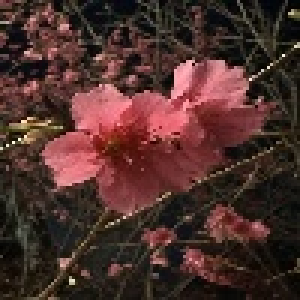
#> input picture A1_transformed/0001.jpg, 100 x 100 px (shown 3 times larger)
$ jupyter execute --allow-errors MP2.ipynb
#> lines starting #> are read from the running program, lines starting #| are printed output that depends on the picture; after the words box and inside, x2 and y2 are one past the last pixel; in counts of white or black regions, pixels touching at a corner belong together
### Machine Project 2 - Color Transformations
**IMAGPRO - S11**

*Group Members:*
- Agustines, Alfred Bastin
- De Leon, Allan David
- Depasucat, Michael Angelo
- Marquez, Vincent Alvin
- Padilla, Kai Hiori

---

#### **Import Dependencies and Configurations**

[cell 1]
import cv2
import numpy as np
import matplotlib.pyplot as plt
import os
import random
from glob import glob
import matplotlib.colors as mcolors

# ==============================
# Directory Configuration (Relative Paths)
# ==============================
# Each action item writes to its own folder so outputs can be compared side-by-side.

DATASET_DIR      = 'dataset/flowers_dataset'
TRANSFORMED_DIR  = 'A1_transformed'           # Item 1 output
CLEANED_DIR      = 'A2_cleaned'               # Item 2 output
ENHANCED_EXP_DIR = 'A3_enhanced/exposure'     # Item 3 output — gamma correction only
ENHANCED_SAT_DIR = 'A3_enhanced/saturation'   # Item 3 output — gamma + saturation (final)
BASE_AUG_DIR     = 'A4_augmented/exposure'    # Item 4 output
BASE_AUG_DIR2    = 'A4_augmented/saturation'  # Item 4 output

for d in [TRANSFORMED_DIR, CLEANED_DIR, ENHANCED_EXP_DIR, ENHANCED_SAT_DIR]:
    os.makedirs(d, exist_ok=True)

aug_subfolders = ['patch', 'shift', 'rotate', 'flip', 'sat_increase', 'sat_decrease']
for folder in aug_subfolders:
    os.makedirs(os.path.join(BASE_AUG_DIR, folder), exist_ok=True)
    os.makedirs(os.path.join(BASE_AUG_DIR2, folder), exist_ok=True)

# ==============================
# Augmentation Parameters (from MP1)
# ==============================
P_SIZE      = (25, 25)        # Black patch size (width, height)
S_TX, S_TY  = 20, 20          # Shift offsets
ROT_A       = 30              # Rotation angle (degrees)
FLIP_A      = 'horizontal'    # Flip mode

# ==============================
# Enhancement Parameters (Manual Selection)
# ==============================
# After running the "Inspect Dataset Stats" cell, set these to the
# filenames of the brightest and most saturated images in A2_cleaned/
BRIGHTEST_IMAGE      = '0020.jpg'   # <-- update after inspecting stats
MOST_SATURATED_IMAGE = '0003.jpg'   # <-- update after inspecting stats

# Saturation augmentation scale factors
SAT_INCREASE = 1.5   # 50% saturation boost
SAT_DECREASE = 0.5   # 50% saturation reduction

#### **Action Item 1: Information Extraction**

Given the image dataset:
- Reshape the images to `(100, 100, 3)`
- Save the transformed images as JPEG files in a separate directory
- Create a histogram for the following channels: **Reds, Greens, Blues, Hues, Saturations, Intensities**

[cell 2]
# Collect all images from the dataset folder
image_extensions = ['*.jpg', '*.jpeg', '*.png', '*.jfif']
image_files = []
for ext in image_extensions:
    image_files.extend(glob(os.path.join(DATASET_DIR, ext)))
#> pass 2 of the loop `for ext in image_extensions:`:
#> pass 3 of the loop `for ext in image_extensions:`:
#> the loop made 4 passes; the first 3 are shown
image_files = sorted(image_files)

formatted_images = []
failed_images = []

for fpath in image_files:
    img = cv2.imread(fpath)
    if img is not None:
        resized = cv2.resize(img, (100, 100))    # Reshape to (100, 100, 3)
        fname = os.path.splitext(os.path.basename(fpath))[0] + '.jpg'
        cv2.imwrite(os.path.join(TRANSFORMED_DIR, fname), resized)
        formatted_images.append(resized)
    else:
        failed_images.append(os.path.basename(fpath))

print(f"Successfully formatted {len(formatted_images)} images → saved to '{TRANSFORMED_DIR}'")
if failed_images:
    print(f"Failed to read {len(failed_images)} images: {failed_images}")

#### **Action Item 1 (continued): Channel Histograms**

Aggregate histograms are computed across all images for the six channels:
- **RGB space:** Red, Green, Blue
- **HSV space:** Hue, Saturation, Value (Intensity)

> OpenCV stores Hue in the range `[0, 179]` — multiply by 2 for the standard `[0°, 360°]` scale.

[cell 3]
agg = {ch: np.zeros(256 if ch != 'H' else 180) for ch in ['R', 'G', 'B', 'H', 'S', 'V']}

for img in formatted_images:
    hsv = cv2.cvtColor(img, cv2.COLOR_BGR2HSV)
    agg['R'] += cv2.calcHist([img], [2], None, [256], [0, 256]).flatten()
    agg['G'] += cv2.calcHist([img], [1], None, [256], [0, 256]).flatten()
    agg['B'] += cv2.calcHist([img], [0], None, [256], [0, 256]).flatten()
    agg['H'] += cv2.calcHist([hsv],  [0], None, [180], [0, 180]).flatten()
    agg['S'] += cv2.calcHist([hsv],  [1], None, [256], [0, 256]).flatten()
    agg['V'] += cv2.calcHist([hsv],  [2], None, [256], [0, 256]).flatten()

fig, axes = plt.subplots(2, 3, figsize=(15, 8))
fig.suptitle('Aggregate Channel Histograms (All Images)', fontsize=14, fontweight='bold')

channel_cfg = [
    ('R', 'Reds',        'red'),
    ('G', 'Greens',      'green'),
    ('B', 'Blues',       'blue'),
    ('H', 'Hues',        'purple'),
    ('S', 'Saturations', 'orange'),
    ('V', 'Intensities', 'gray'),
]

for ax, (key, title, color) in zip(axes.flatten(), channel_cfg):
    hist = agg[key]
    ax.plot(hist, color=color, linewidth=1.2)
    ax.fill_between(range(len(hist)), hist, alpha=0.25, color=color)
    ax.set_title(title, fontsize=12)
    ax.set_xlabel('Pixel Value')
    ax.set_ylabel('Frequency')
    ax.set_xlim([0, len(hist)])
    ax.grid(True, alpha=0.3)

plt.tight_layout()
plt.show()
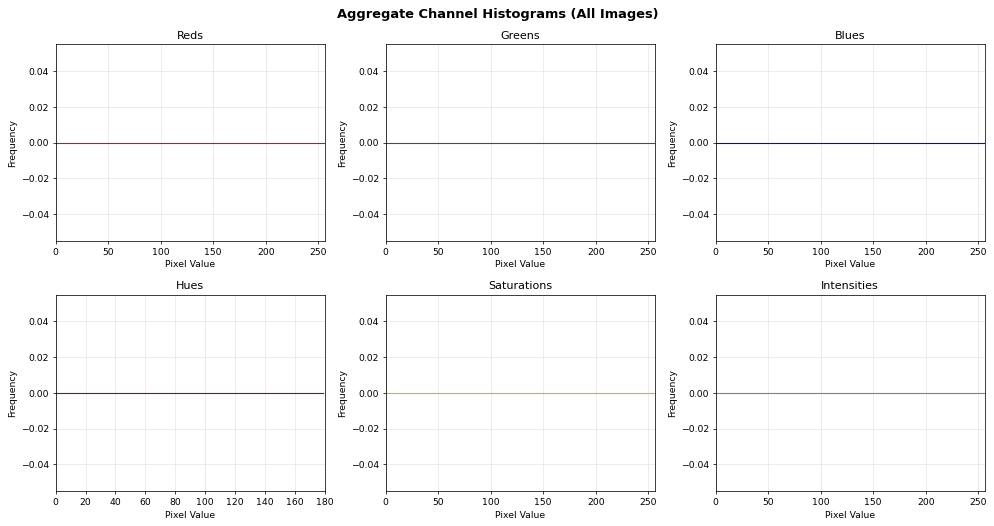
#> figure drawn by matplotlib, 6 panels
print("Note: Hue values in OpenCV are halved (0–179); multiply by 2 for standard 0–360° scale.\n")


# RGB Computation
#> (the rest of this cell did not finish here and is left out)

#### **Guide Questions — Action Item 1:**

1. In the RGB space, which channel is most likely to be observed for all images?
- In the RGB space, the red channel is the most dominant across all images, as supported by the extracted mean intensity values where red (132.37) is higher than green (116.45) and blue (97.31). This indicates that, on average, pixels in the dataset contain stronger red components compared to the other channels. Since RGB is an additive color model, higher channel intensity corresponds to a stronger presence of that color in the image. The dominance of red is consistent with the nature of the dataset, majority of which contains pink flowers, as pink is primarily composed of high red values combined with smaller amounts of blue and minimal green. This aligns with how RGB represents color through varying intensities of red, green, and blue light, where increasing red intensity directly contributes to reddish or pinkish tones *(Difference Between RGB, CMYK, HSV, and YIQ Color Models, 2021)*. Therefore, both the statistical data and the expected color composition confirm that the red channel is the most prominent.

2. In the HSV space, which top three hues are most likely to be observed for all images?
- In the HSV space, the three most frequently observed hues based on the extracted statistics are 346°, 0°, and 208°. These correspond respectively to magenta/pink, red, and a blue-cyan region on the color wheel. In the HSV model, hue is represented as an angle from 0° to 360°, where 0° corresponds to red and values near 300°–360° correspond to magenta *(HSV (Hue, Saturation, and Value), n.d.) (HSV Color Model in Computer Graphics, 2022)*. The presence of 346° indicates a strong concentration of pink or magenta tones, which is expected given the dataset of pink flowers. The second most frequent hue, 0°, reinforces the dominance of red tones, likely due to highlights or variations in petal coloration. The third hue, 208°, falls within the blue-cyan range, which can be attributed to background elements such as sky, shadows, or foliage contrast. Since hue values are distributed along a circular spectrum, it is common for natural images to exhibit multiple dominant hues due to variations in lighting and scene composition. Thus, the observed hues: magenta (346°), red (0°), and blue-cyan (208°), accurately reflect both the subject (pink flowers) and the environmental context of the images.

#### **Action Item 2: Data Cleaning**

Develop a function that attains the following:
- Remove all images that are taken **during the night**
- Remove all images that are **not pink flowers**

[cell 4]
# ==============================
# Night Detection
# ==============================
# Strategy: images taken at night have a very low overall brightness.
NIGHT_V_THRESHOLD = 85

def is_night_image(img_bgr, threshold=NIGHT_V_THRESHOLD):
    """Return True if the image is likely taken at night (low mean brightness)."""
    hsv = cv2.cvtColor(img_bgr, cv2.COLOR_BGR2HSV)
    return float(np.mean(hsv[:, :, 2])) < threshold

# ==============================
# Pink Flower Detection
# ==============================
# Strategy: pink/magenta hues in OpenCV HSV occupy H ∈ [140, 175]
# (equivalent to ~280–350° on the standard 0–360° scale).
# If the fraction of qualifying "pink" pixels exceeds 5% of the image area,
# the image is classified as containing a pink flower.
HUE_LOW, HUE_HIGH = 140, 175
SAT_MIN           = 40
PINK_RATIO_MIN    = 0.05

def is_pink_flower(img_bgr, hue_low=HUE_LOW, hue_high=HUE_HIGH,
                   sat_min=SAT_MIN, min_ratio=PINK_RATIO_MIN):
    """Return True if the image contains a sufficient proportion of pink pixels."""
    hsv   = cv2.cvtColor(img_bgr, cv2.COLOR_BGR2HSV)
    lower = np.array([hue_low, sat_min, 30])
    upper = np.array([hue_high, 255, 255])
    mask  = cv2.inRange(hsv, lower, upper)
    ratio = np.sum(mask > 0) / (img_bgr.shape[0] * img_bgr.shape[1])
    return ratio >= min_ratio

# ==============================
# Apply Cleaning to Transformed Dataset
# ==============================
transformed_files = sorted(glob(os.path.join(TRANSFORMED_DIR, '*.jpg')))
kept, removed_night, removed_non_pink = [], [], []

for fpath in transformed_files:
    img   = cv2.imread(fpath)
#> img is the input picture: shape (100, 100, 3); mean B, G, R 43.3, 47.8, 76.9
    fname = os.path.basename(fpath)

    if is_night_image(img):
#> in is_night_image, `hsv = cv2.cvtColor(img_bgr, cv2.COLOR_BGR2HSV)`: hsv: shape (100, 100, 3); mean H, S, V 43.4, 115.8, 77.1
        removed_night.append(fname)
        continue

    if not is_pink_flower(img):
        removed_non_pink.append(fname)
        continue

    cv2.imwrite(os.path.join(CLEANED_DIR, fname), img)
    kept.append(fname)
#> pass 2 of the loop `for fpath in transformed_files:`:
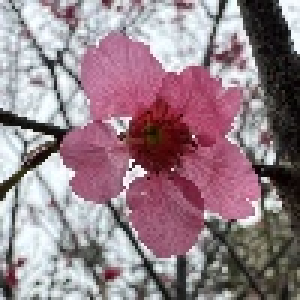
#> input picture A1_transformed/0002.jpg, 100 x 100 px (shown 3 times larger)
#> img is the input picture: shape (100, 100, 3); mean B, G, R 136.6, 128, 149.6
#> in is_pink_flower, `mask  = cv2.inRange(hsv, lower, upper)`:
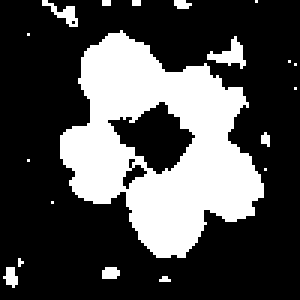
#> mask: shape (100, 100) (shown 3 times larger); 29.7% white; 19 white regions (14 under 20 px), largest, box (x1, y1, x2, y2) and area: (20, 10, 88, 86) 2773, (69, 12, 82, 23) 60, (14, 0, 26, 9) 40, (1, 89, 6, 96) 23, (34, 89, 40, 93) 21
#> ratio = 0.297
#> pass 3 of the loop `for fpath in transformed_files:`:
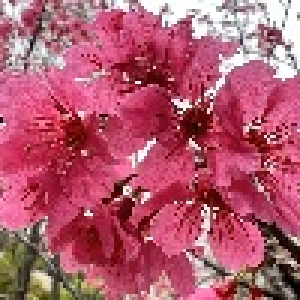
#> input picture A1_transformed/0003.jpg, 100 x 100 px (shown 3 times larger)
#> img is the input picture: shape (100, 100, 3); mean B, G, R 109.9, 89.2, 178.4
#> in is_pink_flower (call 2), `mask  = cv2.inRange(hsv, lower, upper)`:
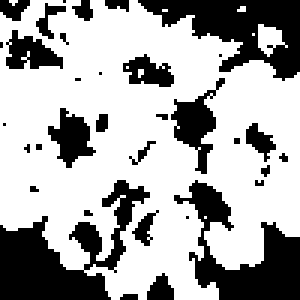
#> mask: shape (100, 100) (shown 3 times larger); 66.7% white; 34 black regions (19 under 20 px), largest, box (x1, y1, x2, y2) and area: (0, 60, 50, 100) 858, (46, 0, 100, 27) 717, (58, 60, 100, 100) 691
#> ratio = 0.667
#> the loop made 4 passes; the first 3 are shown

print(f"Kept               : {len(kept)} → {kept}")
print(f"Removed (night)    : {len(removed_night)} → {removed_night}")
print(f"Removed (non-pink) : {len(removed_non_pink)} → {removed_non_pink}")

#### **Guide Questions — Action Item 2:**

1. What mathematical or statistical bases have you considered when developing your function?
- The development of the data cleaning function is based on several mathematical and statistical principles, particularly those related to pixel distribution and classification. For nighttime detection, one key concept used is the mean, specifically the average value of the V (intensities) channel in HSV space, which represents the overall brightness of an image. This aligns with statistical analysis where the mean serves as a measure of central tendency. Thresholding is also applied to this, where predefined cutoff values are used to classify images as either nighttime or daytime based on brightness levels.

   On the identification of images with a pink flower, the method uses pixel proportion by computing the ratio of pixels that fall within a specific hue and saturation range, effectively measuring how dominant a color is in the image. This approach reflects probability-based reasoning, where a higher proportion indicates a higher likelihood that the image contains the target feature. HSV color space is particularly suitable for this type of analysis because it separates color information from brightness, making statistical operations on each component more meaningful *(Fiveable, 2026)*.

2. What are the challenges in re-orienting the images in this action item?
- One of the main challenges in re-orienting or processing the images in this action item is the variability in lighting conditions, which significantly affects both brightness and perceived color. The same object may appear different under varying illumination, making it difficult to rely on fixed thresholds. Another challenge is color ambiguity, as pink hues can overlap with red or purple in the HSV spectrum, leading to possible misclassification. Background elements such as leaves, sky, or shadows can also interfere with color detection by introducing additional pixel values that do not belong to the object of interest. Furthermore, differences in image composition, such as occlusion, partial visibility, or varying orientations of the flowers, make it harder to consistently detect the intended features. These issues are compounded by the sensitivity of threshold-based methods, where small changes in parameter values can significantly impact the results. Although HSV improves interpretability, it is still influenced by environmental and imaging conditions.

3. What can you suggest for automating such a task?
- To automate this task more effectively, more advanced and adaptive techniques can be implemented. One approach is to use machine learning models, such as convolutional neural networks, which can learn complex patterns and features from labeled data instead of relying on fixed thresholds. Another improvement is adaptive thresholding, where threshold values are dynamically determined based on the dataset rather than being manually set. Clustering methods such as k-means can also be used to automatically identify dominant colors in images without predefined ranges. Additionally, combining multiple color spaces, such as RGB, HSV, and LAB, can improve robustness by capturing different aspects of color information. Preprocessing techniques like normalization and noise reduction can further enhance consistency before classification. These methods leverage the strengths of HSV, particularly its ability to separate color from brightness, making automated analysis more reliable and scalable *(Color Spaces in Image Processing, 2023)*.

#### **Action Item 3: Data Enhancement**

From the cleaned dataset, develop and apply a function that:
- **Adjusts the exposure** of the images based on the brightest image *(Hint: Gamma Correction)*
- **Adjusts the saturation** of the images to match the saturation of the most saturated image *(Hint: Histogram Equalization + Channel Arithmetic)*

[cell 5]
# ==============================
# Inspect Dataset Stats for Manual Selection
# ==============================
# Run this to identify which cleaned image is the brightest and
# which is the most saturated. Then update BRIGHTEST_IMAGE and
# MOST_SATURATED_IMAGE in the config cell (top of notebook) if needed.

cleaned_files = sorted(glob(os.path.join(CLEANED_DIR, '*.jpg')))

print(f"{'Filename':<15} {'Mean Brightness (V)':<25} {'Mean Saturation (S)'}")
print("-" * 60)

stats = []
for fpath in cleaned_files:
    img   = cv2.imread(fpath)
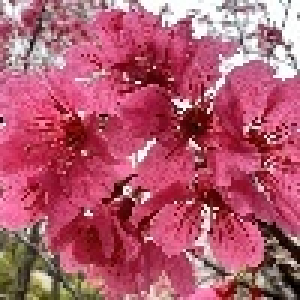
#> img: shape (100, 100, 3) (shown 3 times larger); mean B, G, R 109.9, 89.3, 178
    hsv   = cv2.cvtColor(img, cv2.COLOR_BGR2HSV)
#> hsv: shape (100, 100, 3); mean H, S, V 149.1, 138.4, 178.1
    mean_v = float(np.mean(hsv[:, :, 2]))
    mean_s = float(np.mean(hsv[:, :, 1]))
    stats.append((os.path.basename(fpath), mean_v, mean_s))
    print(f"{os.path.basename(fpath):<15} {mean_v:<25.2f} {mean_s:.2f}")
#> pass 2 of the loop `for fpath in cleaned_files:`:

brightest = max(stats, key=lambda x: x[1])
most_sat  = max(stats, key=lambda x: x[2])
print(f"\n→ Brightest image     : {brightest[0]}  (V = {brightest[1]:.2f})")
print(f"→ Most saturated image: {most_sat[0]}  (S = {most_sat[2]:.2f})")
print("\nUpdate BRIGHTEST_IMAGE / MOST_SATURATED_IMAGE in the config cell if needed, then re-run.")

[cell 6]
# ==============================
# Gamma Correction (Exposure Adjustment)
# ==============================
# For each image, we compute the gamma value that maps its current mean brightness
# to the target (brightest image's) mean brightness.

def apply_gamma(img_bgr, gamma):
    """Apply gamma correction to adjust image exposure via a LUT."""
#> called with gamma = 0.964
    inv_gamma = 1.0 / gamma
    lut = np.array([((i / 255.0) ** inv_gamma) * 255 for i in range(256)], dtype=np.uint8)
    return cv2.LUT(img_bgr, lut)

# ==============================
# Saturation Adjustment (Histogram Equalization + Channel Arithmetic)
# ==============================

def adjust_saturation_to_target(img_bgr, target_mean_s):
    """Equalize S channel then scale via channel arithmetic to match target saturation."""
#> called with target_mean_s = 138.4
    hsv = cv2.cvtColor(img_bgr, cv2.COLOR_BGR2HSV).astype(np.float32)
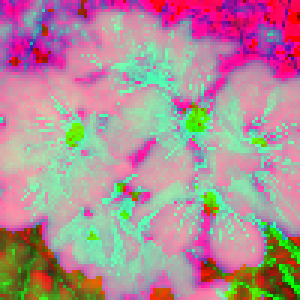
#> hsv: shape (100, 100, 3) float32 (shown 3 times larger); mean B, G, R 149.1, 141.5, 175.6
    h, s, v = cv2.split(hsv)
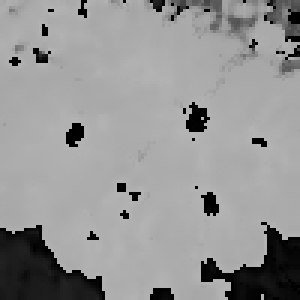
#> h: shape (100, 100) float32 (shown 3 times larger); min 0, max 179, mean 149.1
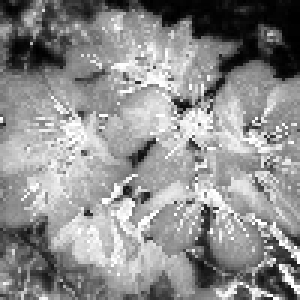
#> s: shape (100, 100) float32 (shown 3 times larger); min 0, max 255, mean 141.5
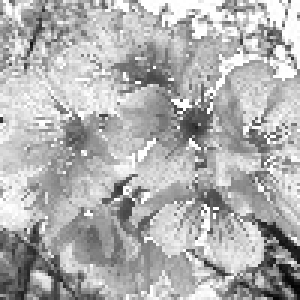
#> v: shape (100, 100) float32 (shown 3 times larger); min 3, max 255, mean 175.6

    # Histogram equalization on S channel
    s_eq = cv2.equalizeHist(s.astype(np.uint8)).astype(np.float32)
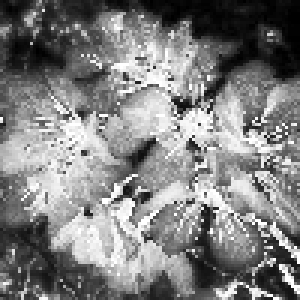
#> s_eq: shape (100, 100) float32 (shown 3 times larger); min 0, max 255, mean 127.6

    # Channel arithmetic: scale equalized S to match target mean
    current_mean = float(np.mean(s_eq))
    if current_mean > 0:
        s_scaled = np.clip(s_eq * (target_mean_s / current_mean), 0, 255)
    else:
        s_scaled = s_eq

    result = cv2.merge([h, s_scaled, v]).astype(np.uint8)
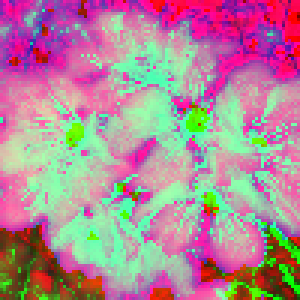
#> result: shape (100, 100, 3) (shown 3 times larger); mean B, G, R 149.1, 137, 175.6
    return cv2.cvtColor(result, cv2.COLOR_HSV2BGR)
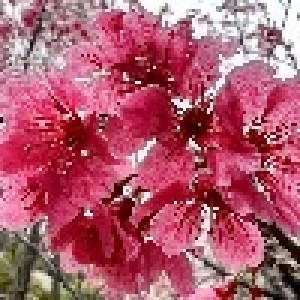
#> returned value: shape (100, 100, 3) (shown 3 times larger); mean B, G, R 109.2, 89.4, 175.4

# ==============================
# Apply Enhancements to All Cleaned Images
# ==============================
# Outputs are saved to two separate folders so each step can be compared:
#   enhanced_dataset/exposure/   ← gamma correction only
#   enhanced_dataset/saturation/ ← gamma + saturation adjustment (final)

ref_bright = cv2.imread(os.path.join(CLEANED_DIR, BRIGHTEST_IMAGE))
ref_sat    = cv2.imread(os.path.join(CLEANED_DIR, MOST_SATURATED_IMAGE))

if ref_bright is None or ref_sat is None:
    print("ERROR: Could not load representative image(s). Check filenames in the config cell.")
else:
    target_v = float(np.mean(cv2.cvtColor(ref_bright, cv2.COLOR_BGR2HSV)[:, :, 2]))
    target_s = float(np.mean(cv2.cvtColor(ref_sat,    cv2.COLOR_BGR2HSV)[:, :, 1]))
    print(f"Target brightness (V) from '{BRIGHTEST_IMAGE}'     : {target_v:.2f}")
    print(f"Target saturation (S) from '{MOST_SATURATED_IMAGE}': {target_s:.2f}\n")

    cleaned_files = sorted(glob(os.path.join(CLEANED_DIR, '*.jpg')))
    for fpath in cleaned_files:
        img   = cv2.imread(fpath)
        fname = os.path.basename(fpath)

        cur_v = float(np.mean(cv2.cvtColor(img, cv2.COLOR_BGR2HSV)[:, :, 2]))
        eps   = 1e-7
        if cur_v > 0 and target_v > 0:
            gamma = np.log(cur_v / 255.0 + eps) / np.log(target_v / 255.0 + eps)
            gamma = float(np.clip(gamma, 0.1, 5.0))
        else:
            gamma = 1.0

        img_exposed = apply_gamma(img, gamma)
        cv2.imwrite(os.path.join(ENHANCED_EXP_DIR, fname), img_exposed)

        img_enhanced = adjust_saturation_to_target(img_exposed, target_s)
        cv2.imwrite(os.path.join(ENHANCED_SAT_DIR, fname), img_enhanced)

        print(f"  {fname}: gamma={gamma:.3f}")
#> pass 2 of the loop `for fpath in cleaned_files:`:
#> in adjust_saturation_to_target (call 2), `return cv2.cvtColor(result, cv2.COLOR_HSV2BGR)`:
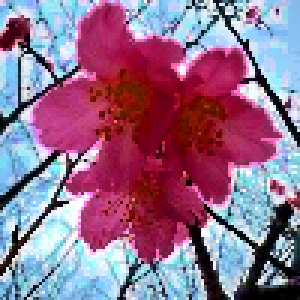
#> returned value: shape (100, 100, 3) (shown 3 times larger); mean B, G, R 140.4, 110.8, 146.5

    print(f"\nStep 1 (exposure only) → '{ENHANCED_EXP_DIR}'")
    print(f"Step 2 (+ saturation)  → '{ENHANCED_SAT_DIR}'")
